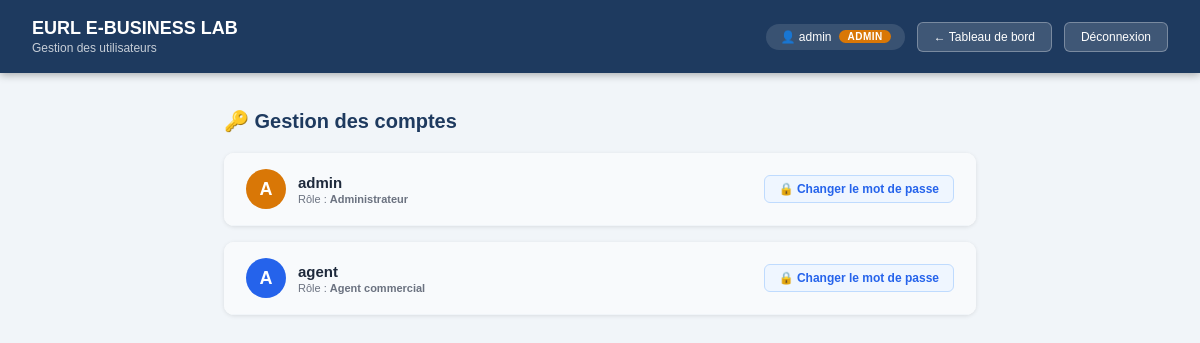
Page /admin/users (signed in) on the committed database.
### tables this page shows
CREATE TABLE users (
            id            INTEGER PRIMARY KEY AUTOINCREMENT,
            username      TEXT UNIQUE NOT NULL,
            password_hash TEXT NOT NULL,
            role          TEXT NOT NULL DEFAULT 'agent'
                          CHECK(role IN ('admin', 'agent'))
        );

### main.py (the view)
@app.get("/admin/users", response_class=HTMLResponse)
async def admin_users(request: Request):
    user = session_user(request)
    if not user:
        return RedirectResponse(url="/login", status_code=302)
    if user["role"] != "admin":
        return RedirectResponse(url="/", status_code=302)
    conn = get_db()
    users = conn.execute("SELECT id, username, role FROM users ORDER BY id").fetchall()
    conn.close()
    return templates.TemplateResponse("admin_users.html", {
        "request":      request,
        "users":        [dict(u) for u in users],
        "current_user": user,
        "success":      request.query_params.get("success"),
        "error":        request.query_params.get("error"),
    })

### templates/admin_users.html (shortened to what this page needs)
<!DOCTYPE html>
<html lang="fr">
<head>
</head>
<body>
<header class="page-header">
    <div>
        <div class="brand">EURL E-BUSINESS LAB</div>
        <div class="subtitle">Gestion des utilisateurs</div>
    </div>
    <div class="header-right">
        <div class="user-badge">
            &#128100; {{ current_user.username }}
            <span class="role-tag admin">admin</span>
        </div>
        <a href="/" class="btn-header">&#8592; Tableau de bord</a>
        <a href="/logout" class="btn-header">Déconnexion</a>
    </div>
</header>
<main class="container">
    <div class="page-title">&#128273; Gestion des comptes</div>
    <div class="users-list">
        {% for u in users %}
        <div class="user-card">
            <div class="user-card-header">
                <div class="user-info">
                    <div class="user-avatar {{ 'avatar-admin' if u.role == 'admin' else 'avatar-agent' }}">
                        {{ u.username[0].upper() }}
                    </div>
                    <div>
                        <div class="user-name">{{ u.username }}</div>
                        <div class="user-role">
                            Rôle :
                            <strong>{{ 'Administrateur' if u.role == 'admin' else 'Agent commercial' }}</strong>
                        </div>
                    </div>
                </div>
                <button class="btn-toggle" onclick="toggleForm({{ u.id }})" id="btn-{{ u.id }}">
                    &#128274; Changer le mot de passe
                </button>
            </div>
        </div>
        {% endfor %}
    </div>
</main>
</body>
</html>

### templates/admin_users.html (style rules this page uses)
* { box-sizing: border-box; margin: 0; padding: 0; }
body { font-family: Arial, sans-serif; font-size: 13px; background: #f1f5f9; min-height: 100vh; }
.page-header { background: #1e3a5f; color: white; padding: 18px 32px; display: flex; align-items: center; justify-content: space-between; box-shadow: 0 2px 8px rgba(0,0,0,.3); }
.page-header .brand { font-size: 18px; font-weight: bold; }
.page-header .subtitle { font-size: 12px; opacity: .75; margin-top: 2px; }
.header-right { display: flex; align-items: center; gap: 12px; }
.user-badge { display: flex; align-items: center; gap: 8px; background: rgba(255,255,255,.12); border-radius: 20px; padding: 6px 14px; font-size: 12px; }
.role-tag { background: #2563eb; color: white; border-radius: 10px; padding: 1px 8px; font-size: 10px; font-weight: bold; text-transform: uppercase; letter-spacing: .5px; }
.role-tag.admin { background: #d97706; }
.btn-header { background: rgba(255,255,255,.15); color: white; border: 1px solid rgba(255,255,255,.3); border-radius: 6px; padding: 7px 16px; font-size: 12px; cursor: pointer; text-decoration: none; transition: background .2s; }
.container { max-width: 800px; margin: 36px auto; padding: 0 24px; }
.page-title { font-size: 20px; font-weight: bold; color: #1e3a5f; margin-bottom: 20px; display: flex; align-items: center; gap: 8px; }
.users-list { display: flex; flex-direction: column; gap: 16px; }
.user-card { background: white; border-radius: 10px; box-shadow: 0 1px 4px rgba(0,0,0,.1); overflow: hidden; }
.user-card-header { display: flex; align-items: center; justify-content: space-between; padding: 16px 22px; border-bottom: 1px solid #f1f5f9; background: #f8fafc; }
.user-info { display: flex; align-items: center; gap: 12px; }
.user-avatar { width: 40px; height: 40px; border-radius: 50%; display: flex; align-items: center; justify-content: center; font-size: 18px; font-weight: bold; color: white; }
.avatar-admin { background: #d97706; }
.avatar-agent { background: #2563eb; }
.user-name { font-size: 15px; font-weight: bold; color: #1e293b; }
.user-role { font-size: 11px; color: #6b7280; margin-top: 2px; }
.btn-toggle { background: #eff6ff; color: #2563eb; border: 1px solid #bfdbfe; border-radius: 6px; padding: 6px 14px; font-size: 12px; font-weight: bold; cursor: pointer; transition: background .15s; }

### rows in the picture
users: username "A", username "admin", role "Administrateur"
users: username "A", username "agent", role "Agent commercial"

### other values in the picture
{{ current_user.username }} "admin"
